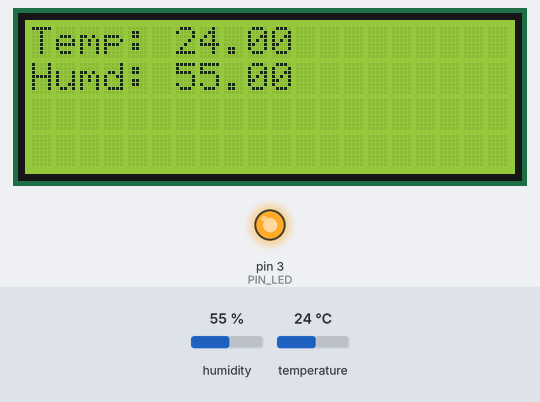
Bench run of a sketch on a simulated Arduino Uno, built with avr-gcc and run on an emulated ATmega328P. On the bench: 20×4 character LCD, output pins drawn as LEDs (lit = HIGH). Inputs (shaded band) come from the test bench; at power-on: humidity 55 %, temperature 24 °C. What the sketch prints to the serial monitor is not drawn.

Above: at 2.7 s.
2.8 s: humidity set to 43 %
At 5.1 s:
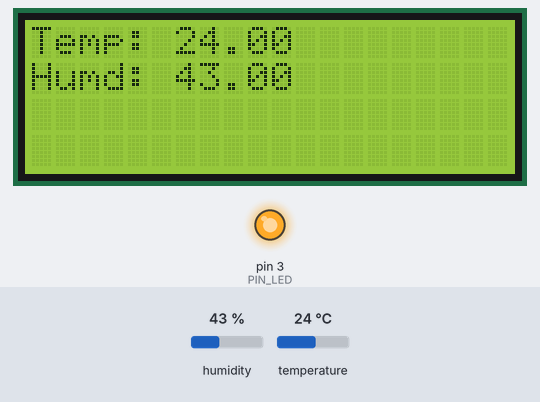
5.8 s: humidity set to 39 %
At 7.3 s:
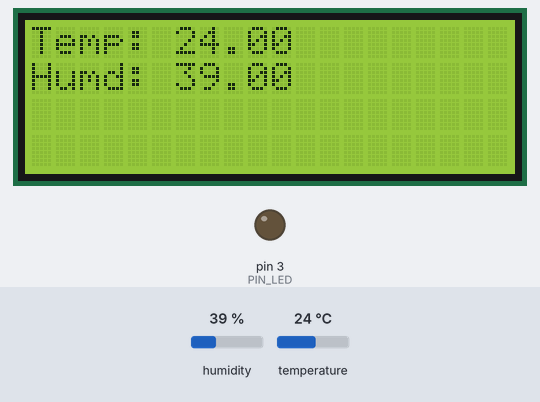
8.8 s: temperature set to 12 °C
At 11.5 s:
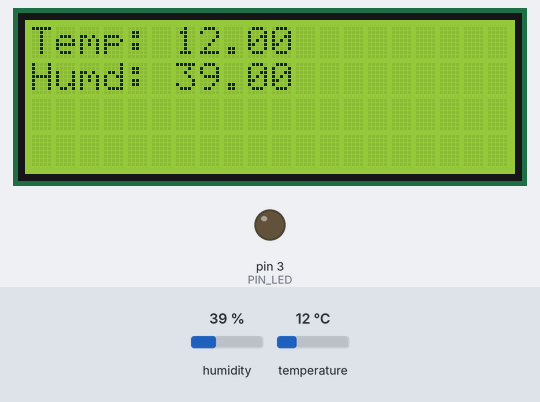
11.8 s: temperature set to 19 °C
Timing chart, 0 to 14.8 s (numbered marks = the images above; inputs shaded):
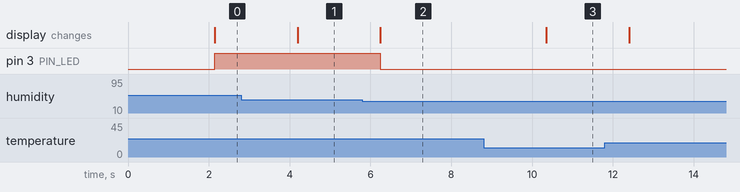

The sketch:

sketch_sep25a.ino
```cpp
#include <Wire.h>
#include <LiquidCrystal_I2C.h>
#include "DHT.h"
#include "config.hpp"

DHT dht(PIN_DHT, DHT_TYPE);
LiquidCrystal_I2C lcd(ADDR_LCD_A, ADDR_LCD_B, ADDR_LCD_C);

void setup() {
  #if DEBUG
  Serial.begin(DEBUG_SERIAL_SPEED);
  Serial.println(DEBUG_MSG_DEBUG_IS_ON);
  #endif

  pinMode(PIN_LED, OUTPUT);
  analogWrite(PIN_LED, STARTUP_LED);

  dht.begin();

  lcd.init();
  lcd.backlight();

  lcd.setCursor(LCD_PRINT_LN1_X, LCD_PRINT_LN1_Y);
  lcd.print(LCD_DEFAULT_PRINT_LN1);
  lcd.setCursor(LCD_PRINT_LN2_X, LCD_PRINT_LN2_Y);
  lcd.print(LCD_DEFAULT_PRINT_LN2);
}

void loop() {
  delay(DHT_MEASURE_INTERVAL);

  float humd = dht.readHumidity(), temp = dht.readTemperature();

  if (isnan(humd) || isnan(temp)) {
    #if DEBUG
    Serial.println(DEBUG_ERR_DHT_RET_NAN);
    #endif
    return;
  }

  #if DEBUG
  Serial.print(LCD_CONTENT_HEADER_TEMP);
  Serial.println(temp);
  Serial.print(LCD_CONTENT_HEADER_HUMD);
  Serial.println(humd);
  #endif

  lcd.clear();

  lcd.setCursor(LCD_PRINT_LN1_X, LCD_PRINT_LN1_Y);
  lcd.print(LCD_CONTENT_HEADER_TEMP);
  lcd.setCursor(LCD_PRINT_TEMP_VALUE_POINT_X, LCD_PRINT_TEMP_VALUE_POINT_Y);
  lcd.print(temp);
  lcd.setCursor(LCD_PRINT_LN2_X, LCD_PRINT_LN2_Y);
  lcd.print(LCD_CONTENT_HEADER_HUMD);
  lcd.setCursor(LCD_PRINT_HUMD_VALUE_POINT_X, LCD_PRINT_HUMD_VALUE_POINT_Y);
  lcd.print(humd);

  if (humd > LED_HUMD_MIN_REQUIRED) {
    analogWrite(PIN_LED, LED_HUMD_ON);
  } else {
    analogWrite(PIN_LED, LED_HUMD_OFF);
  }
}
```

config.hpp
```cpp
#ifndef _CONFIG

#define _CONFIG

#define DEBUG 1
#define DEBUG_SERIAL_SPEED 9600
#define DEBUG_MSG_DEBUG_IS_ON "Debug Mode Enabled"
#define DEBUG_ERR_DHT_RET_NAN "Failed to read temperature data."

#define PIN_DHT 2
#define PIN_LED 3
#define ADDR_LCD_A 0x27
#define ADDR_LCD_B 20
#define ADDR_LCD_C 4

#define DHT_TYPE DHT11
#define DHT_MEASURE_INTERVAL 2000

#define LCD_DEFAULT_PRINT_LN1 "Measuring Temp Now"
#define LCD_DEFAULT_PRINT_LN2 "PLEASE WAIT"
#define LCD_CONTENT_HEADER_TEMP "Temp: "
#define LCD_CONTENT_HEADER_HUMD "Humd: "

#define LCD_PRINT_LN1_X 0
#define LCD_PRINT_LN1_Y 0
#define LCD_PRINT_LN2_X 0
#define LCD_PRINT_LN2_Y 1

#define LCD_PRINT_TEMP_VALUE_POINT_X 6
#define LCD_PRINT_TEMP_VALUE_POINT_Y 0
#define LCD_PRINT_HUMD_VALUE_POINT_X 6
#define LCD_PRINT_HUMD_VALUE_POINT_Y 1

#define LED_HUMD_MIN_REQUIRED 40  // Task requests this value to `75`.
#define LED_HUMD_ON 255
#define LED_HUMD_OFF 0

#define STARTUP_LED LED_HUMD_OFF
#endif
```

Measured:
- the behaviour switches between 41 and 40 % on humidity (found by bisection; images 1 and 2)
- after the input at 2.8 s, the display: changes after 1.4 s (image 1)
- after the input at 5.8 s, pin 3 (PIN_LED): HIGH → LOW after 0.45 s; the display: changes after 0.45 s (image 2)
- after the input at 8.8 s, the display: changes after 1.6 s (image 3)
